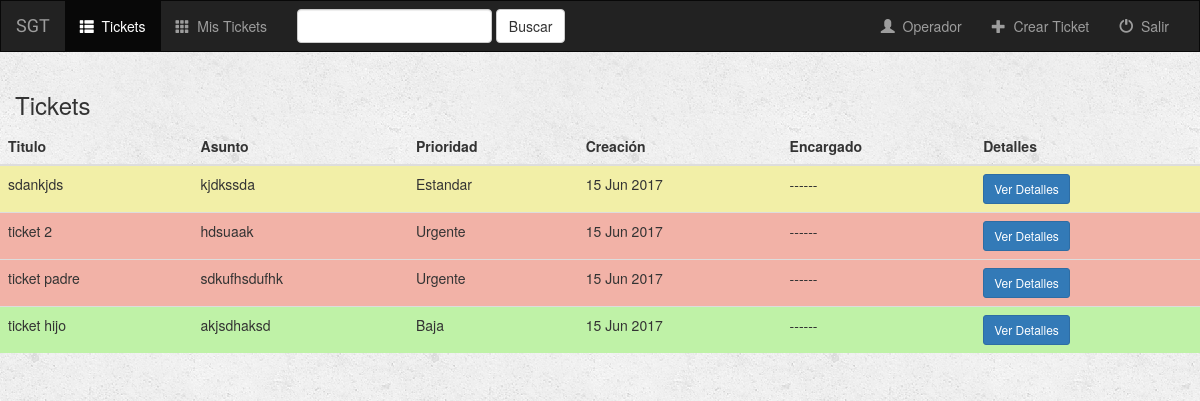
Page /ticket/ (signed in) on the earlier database version.
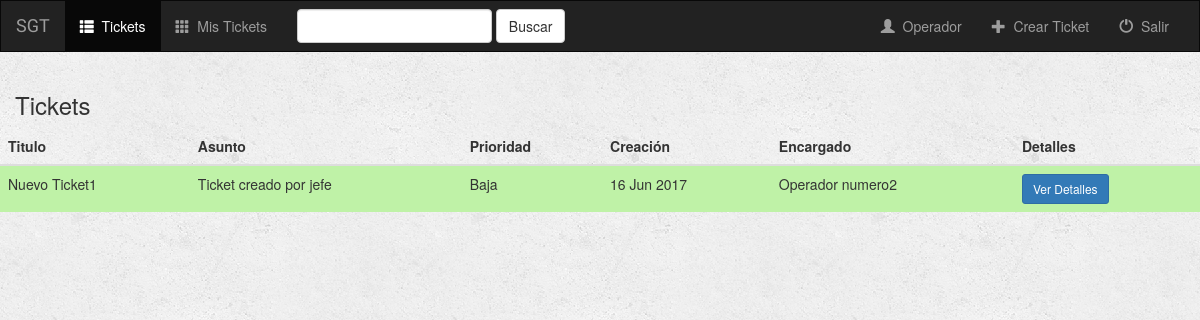
Same page on the later database version.
### ticket/models.py (models this page shows, shortened)
class Ticket(models.Model):
    titulo = models.CharField(max_length=100)
    asunto = models.CharField(max_length=300, null=True)
    contenido = models.CharField(max_length=300, null=True)
    prioridad = models.CharField(max_length=15, choices=(('Urgente', 'Urgente'), ('Estandar', 'Estandar'),
                                                         ('Baja', 'Baja')))
    impacto = models.CharField(max_length=8, null=True)
    direccionamiento = models.CharField(max_length=10, null=True)
    cybersystem = models.CharField(max_length=10, null=True)
    fecha_apertura = models.DateField(auto_now_add=True)
    fecha_cierre = models.DateField(null=True)
    cerrado = models.BooleanField(default=False)
    aplazado = models.BooleanField(default=False)
    fecha_aplazo = models.DateField(null=True, default = date.today())
    tiempo_restante_aplazo = models.DurationField(null=True)
    asignado = models.BooleanField(default=False)
    eliminado = models.BooleanField(default=False)
    creador = models.ForeignKey(User, related_name='creador')
    encargado = models.ForeignKey(User, related_name='encargado', null=True)
    cerrador = models.ForeignKey(User, related_name='cerrador', null=True)

class Empleado(models.Model):
    user = models.OneToOneField(User, on_delete=models.CASCADE)
    birth_date = models.DateField
    cargo = models.CharField(max_length=200)
    departamento = models.CharField(max_length=200)
    perfil = models.CharField(max_length=200, choices=(('operador', 'Operador'),
                                                       ('supervisor', 'Supervisor'), ('jefe', 'Jefe')))
    direccion = models.CharField(max_length=200)
    def __str__(self):
        return self.user.first_name + " " + self.user.last_name

### ticket/views.py (the view)
def index(request):
    context = {'tickets_active': 'active', 'mis_tickets_active': '', 'tickets_cerrados_active': '',
               'tickets_eliminados_active': '', 'tickets_no_asignados_active': '', 'tickets_aplazados_active': ''}
    if not request.user.is_authenticated():
        return render(request, 'ticket/login.html')
    else:
        context['tickets'] = Ticket.objects.filter(cerrado=False, eliminado=False, aplazado=False)
        context['base'] = 'ticket/' + request.user.empleado.perfil + '/base.html'
        return render(request, 'ticket/index.html', context)

### templates/ticket/index.html (shortened to what this page needs)
{% extends base %}
{% block tickets_active %}{{ tickets_active }}{% endblock %}
{% block mis_tickets_active %}{{ mis_tickets_active }}{% endblock %}
{% block body %}
<div class="albums-container container-fluid">
    <div class="row">
        <div class="col-sm-12">
            <h3>Tickets</h3>
        </div>
        {% if tickets %}
            <table class="table">
                <thead>
                <tr>
                    <th>Titulo</th>
                    <th>Asunto</th>
                    <th>Prioridad</th>
                    <th>Creación</th>
                    <th>Encargado</th>
                    <th>Detalles</th>
                </tr>
                </thead>
                <tbody>
                {% for ticket in tickets %}
                    <tr {% if ticket.prioridad == 'Baja' %}
                            style="background-color:#BFF2A7"
                        {% elif ticket.prioridad == 'Estandar' %}
                            style="background-color:#F2EFA7"
                        {% elif ticket.prioridad == 'Urgente' %}
                            style="background-color:#F2B2A7"
                        {% endif %}>
                        <td>{{ ticket.titulo }}</td>
                        <td>{{ ticket.asunto }}</td>
                        <td>{{ ticket.prioridad }}</td>
                        <td>{{ ticket.fecha_apertura|date:"d M Y" }}</td>
                        <td>{% if ticket.encargado %} {{ ticket.encargado.empleado }} {% else %} ------ {% endif %}</td>
                        <td><a href="{% url 'ticket:detail' ticket.id %}" class="btn btn-primary btn-sm" role="button">Ver Detalles</a></td>
                    </tr>
                {% endfor %}
                </tbody>
            </table>
        {% endif %}
    </div>
</div>
{% endblock %}

### templates/ticket/operador/base.html (shortened to what this page needs)
<!DOCTYPE html>
<html lang="en">
<head>
    {% load staticfiles %}
    <link rel="stylesheet" href="https://maxcdn.bootstrapcdn.com/bootstrap/3.3.6/css/bootstrap.min.css">
    <link rel="stylesheet" type="text/css" href="{% static 'ticket/style.css' %}"/>
</head>
<body>
<nav class="navbar navbar-inverse">
    <div class="container-fluid">
        <div class="navbar-header">
            <a class="navbar-brand" href="{% url 'ticket:index' %}">SGT</a>
        </div>
        <div class="collapse navbar-collapse" id="topNavBar">
            <ul class="nav navbar-nav">
                <li class="{% block tickets_active %}{% endblock %}"><a href="{% url 'ticket:index' %}"><span class="glyphicon glyphicon-th-list" aria-hidden="true"></span>&nbsp; Tickets</a></li>
                <li class="{% block mis_tickets_active %}{% endblock %}"><a href="{% url 'ticket:vista' 'mis_tickets' %}"><span class="glyphicon glyphicon-th" aria-hidden="true"></span>&nbsp; Mis Tickets</a></li>
            </ul>
            <form class="navbar-form navbar-left" role="search" method="get" action="{% url 'ticket:index' %}">
                <div class="form-group">
                    <input type="text" class="form-control" name="q" value="{{ request.GET.q }}">
                </div>
                <button type="submit" class="btn btn-default">Buscar</button>
            </form>
            <ul class="nav navbar-nav navbar-right">
                <li>
                    <a href="#">
                        <span class="glyphicon glyphicon-user" aria-hidden="true"></span>&nbsp; Operador
                    </a>
                </li>
                <li>
                    <a href="{% url 'ticket:create_ticket' %}">
                        <span class="glyphicon glyphicon-plus" aria-hidden="true"></span>&nbsp; Crear Ticket
                    </a>
                </li>
                <li>
                    <a href="{% url 'ticket:logout_user' %}">
                        <span class="glyphicon glyphicon-off" aria-hidden="true"></span>&nbsp; Salir
                    </a>
                </li>
            </ul>
        </div>
    </div>
</nav>
{% block body %}
{% endblock %}
</body>
</html>

### ticket/static/ticket/style.css (style rules this page uses)
body { background: white url("images/background.png"); }
.navbar { border-radius: 0; }
.navbar-brand { font-family: 'Satisfy', cursive; }

Differences in the rows shown:
removed Ticket: titulo "sdankjds", asunto "kjdkssda", prioridad "Estandar", fecha_apertura "15 Jun 2017"
removed Ticket: titulo "ticket 2", asunto "hdsuaak", prioridad "Urgente", fecha_apertura "15 Jun 2017"
removed Ticket: titulo "ticket padre", asunto "sdkufhsdufhk", prioridad "Urgente", fecha_apertura "15 Jun 2017"
removed Ticket: titulo "ticket hijo", asunto "akjsdhaksd", prioridad "Baja", fecha_apertura "15 Jun 2017"
added Ticket: titulo "Nuevo Ticket1", asunto "Ticket creado por jefe", prioridad "Baja", fecha_apertura "16 Jun 2017", encargado.empleado "Operador numero2"
